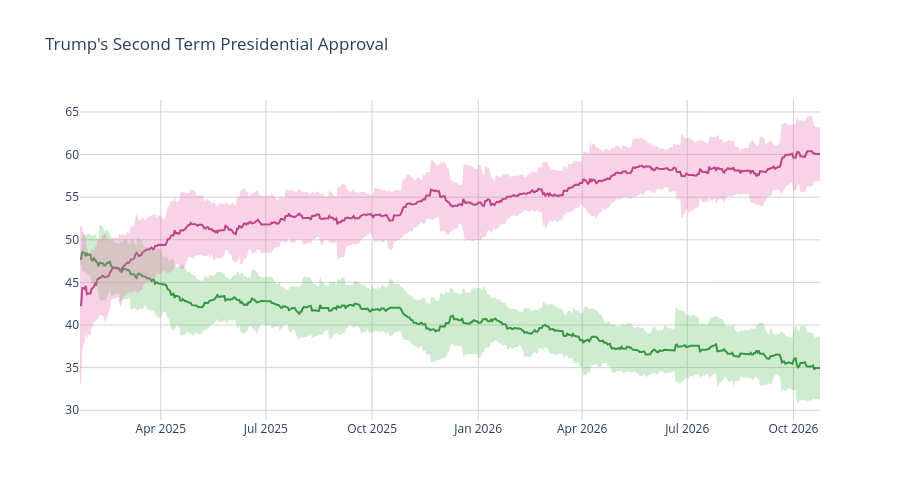

Notebook source saved alongside this figure:
### Code cell
disappr_ci_hex = "#e86eaf"
appr_ci_hex = "#60be65"
disappr_ci_rgba = "rgba(232, 110, 175, 0.3)"
appr_ci_rgba = "rgba(96, 190, 101, 0.3)"
grid_col = "#d4d2d2"


# Approve
fig = go.Figure(go.Scatter(
    x=pres['end_date'],
    y=pres['approve'],
    hovertemplate="%{y:.2f}%",
    name="<b>Approve</b>",
    line=dict(color="#228833"),
    showlegend=False
))

# Disapprove
fig.add_trace(go.Scatter(
    x=pres['end_date'],
    y=pres['disapprove'],
    hovertemplate="%{y:.2f}%",
    name="<b>Disapprove</b>",
    line=dict(color="#aa3377"),
    showlegend=False
    )
)

# Approve CI
fig.add_traces([

    # Upper bound
    go.Scatter(
        x=pres['end_date'],
        y=pres['approve_upper_ci'],
        marker=dict(color=appr_ci_hex),
        line=dict(width=0),
        mode='lines',
        showlegend=False,
        hoverinfo="skip"
    ),

    # Lower bound
    go.Scatter(
        x=pres['end_date'],
        y=pres['approve_lower_ci'],
        marker=dict(color=appr_ci_hex),
        line=dict(width=0),
        mode='lines',
        fillcolor=appr_ci_rgba,
        fill="tonexty",
        showlegend=False,
        hoverinfo="skip"
    )
])

# Disapprove CI
fig.add_traces([

    # Upper bound
    go.Scatter(
        x=pres['end_date'],
        y=pres['disapprove_upper_ci'],
        marker=dict(color=disappr_ci_hex),
        line=dict(width=0),
        mode='lines',
        showlegend=False,
        hoverinfo="skip"
    ),

    # Lower bound
    go.Scatter(
        x=pres['end_date'],
        y=pres['disapprove_lower_ci'],
        marker=dict(color=disappr_ci_hex),
        line=dict(width=0),
        mode='lines',
        fillcolor=disappr_ci_rgba,
        fill="tonexty",
        showlegend=False,
        hoverinfo="skip"
    )
])

fig.update_layout(
    title=dict(text="Trump's Second Term Presidential Approval"),
    hovermode="x"
)

fig.update_xaxes(gridcolor=grid_col)
fig.update_yaxes(gridcolor=grid_col)

fig.update_layout(hovermode="x", hoverlabel_align="right", plot_bgcolor="rgba(0, 0, 0, 0)", height=500)
fig.show()

### Figure 1 — Plotly figure (JSON) as saved in the notebook; plotly's stock layout.template omitted (floating-point values rounded to 4 significant figures; data arrays with more than 128 entries replaced by an {"elided": "..."} marker saying what was removed)
{"data": [{"hovertemplate": "%{y:.2f}%", "line": {"color": "#228833"}, "name": "<b>Approve</b>", "showlegend": false, "type": "scatter", "x": {"elided": "642 str values"}, "y": {"elided": "642 float values"}}, {"hovertemplate": "%{y:.2f}%", "line": {"color": "#aa3377"}, "name": "<b>Disapprove</b>", "showlegend": false, "type": "scatter", "x": {"elided": "642 str values"}, "y": {"elided": "642 float values"}}, {"hoverinfo": "skip", "line": {"width": 0}, "marker": {"color": "#60be65"}, "mode": "lines", "showlegend": false, "type": "scatter", "x": {"elided": "642 str values"}, "y": {"elided": "642 float values"}}, {"fill": "tonexty", "fillcolor": "rgba(96, 190, 101, 0.3)", "hoverinfo": "skip", "line": {"width": 0}, "marker": {"color": "#60be65"}, "mode": "lines", "showlegend": false, "type": "scatter", "x": {"elided": "642 str values"}, "y": {"elided": "642 float values"}}, {"hoverinfo": "skip", "line": {"width": 0}, "marker": {"color": "#e86eaf"}, "mode": "lines", "showlegend": false, "type": "scatter", "x": {"elided": "642 str values"}, "y": {"elided": "642 float values"}}, {"fill": "tonexty", "fillcolor": "rgba(232, 110, 175, 0.3)", "hoverinfo": "skip", "line": {"width": 0}, "marker": {"color": "#e86eaf"}, "mode": "lines", "showlegend": false, "type": "scatter", "x": {"elided": "642 str values"}, "y": {"elided": "642 float values"}}], "layout": {"height": 500, "hoverlabel": {"align": "right"}, "hovermode": "x", "plot_bgcolor": "rgba(0, 0, 0, 0)", "title": {"text": "Trump's Second Term Presidential Approval"}, "xaxis": {"gridcolor": "#d4d2d2"}, "yaxis": {"gridcolor": "#d4d2d2"}}}
